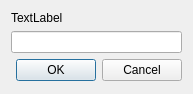
<?xml version="1.0" encoding="UTF-8"?>
<ui version="4.0">
 <class>InputDialog</class>
 <widget class="QDialog" name="InputDialog">
  <property name="geometry">
   <rect>
    <x>0</x>
    <y>0</y>
    <width>193</width>
    <height>94</height>
   </rect>
  </property>
  <property name="windowTitle">
   <string>InputDialog</string>
  </property>
  <layout class="QVBoxLayout" name="verticalLayout">
   <item>
    <widget class="QLabel" name="_label">
     <property name="sizePolicy">
      <sizepolicy hsizetype="Minimum" vsizetype="Maximum">
       <horstretch>0</horstretch>
       <verstretch>0</verstretch>
      </sizepolicy>
     </property>
     <property name="text">
      <string>TextLabel</string>
     </property>
    </widget>
   </item>
   <item>
    <widget class="QLineEdit" name="_lineEdit">
     <property name="minimumSize">
      <size>
       <width>0</width>
       <height>0</height>
      </size>
     </property>
    </widget>
   </item>
   <item>
    <widget class="QDialogButtonBox" name="_buttonBox">
     <property name="standardButtons">
      <set>QDialogButtonBox::Cancel|QDialogButtonBox::Ok</set>
     </property>
    </widget>
   </item>
  </layout>
 </widget>
 <resources/>
 <connections/>
</ui>
